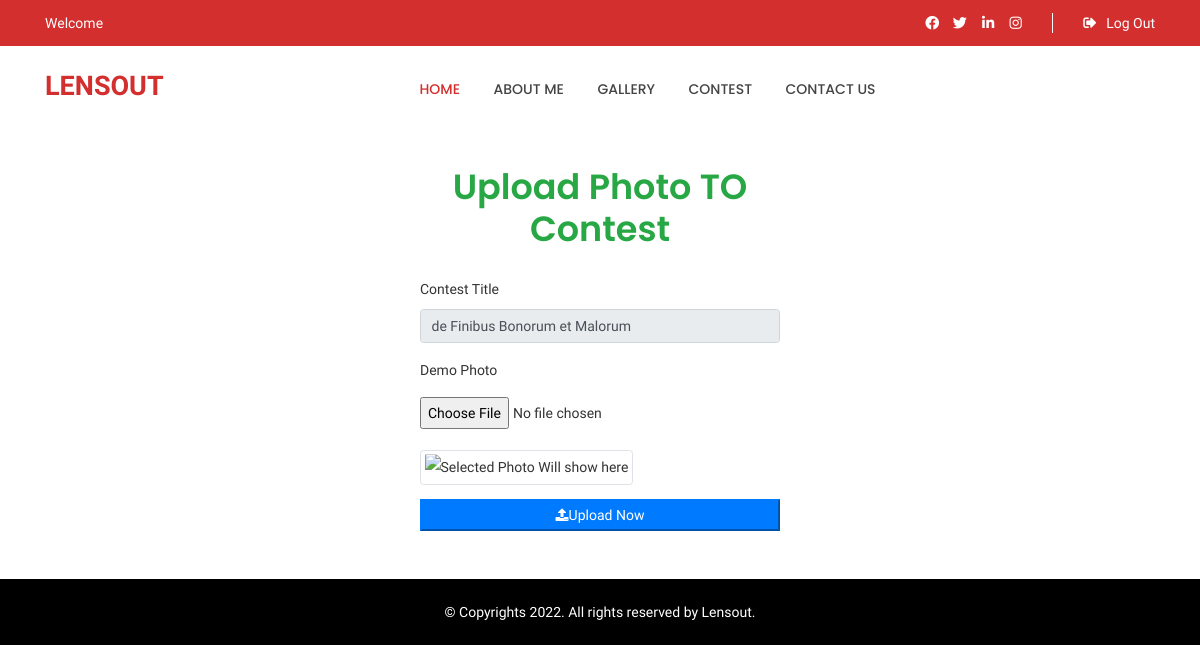
/accounts/upload/photo/5 (signed in), run on an earlier commit of the app's database.
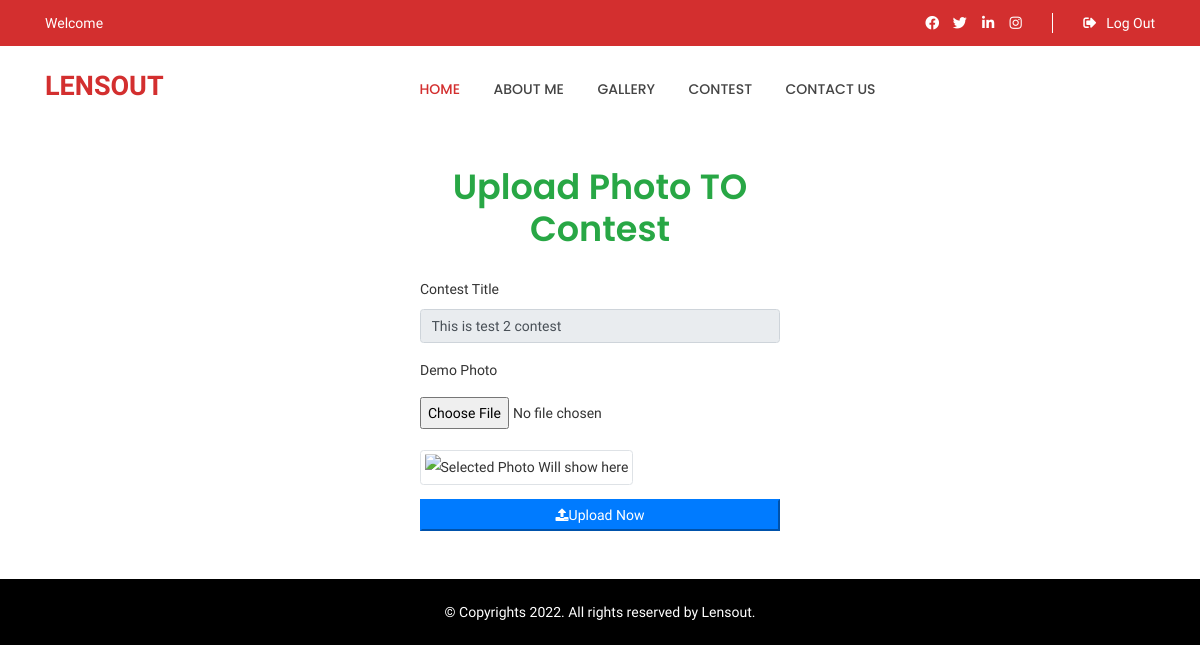
And on a later commit of the database.
### users/models.py (models this page shows, shortened)
class Contest(models.Model):
    title = models.CharField(max_length=100, blank=False)
    type=models.CharField(choices=CONTEST_TYPE,max_length=20,blank=False)
    details = models.TextField(max_length=800, blank=False)
    post_by = models.ForeignKey(User, blank=False, on_delete=models.CASCADE)
    demo_pic = models.ImageField(upload_to="Contest/", blank=False, default="2.jpg")
    start_on = models.DateField(auto_now=False, auto_now_add=False)
    start_time = models.TimeField(auto_now=False, auto_now_add=False)
    end_on = models.DateField(auto_now=False, auto_now_add=False)
    end_time = models.TimeField(auto_now=False, auto_now_add=False)
    winner_ammount = models.FloatField(blank=False)
    joined = models.ManyToManyField(User, blank=True, related_name="joined")
    contest_attends = models.ManyToManyField(ContestMaterial, blank=True)
    winner = models.ManyToManyField(User, blank=True, related_name="winner")

### users/views.py (the view)
# urls.py: path('upload/photo/<int:id>',views.UploadPhoto,name="uploadphoto"),
@login_required(login_url='login')
def UploadPhoto(request, id):
    contest = get_object_or_404(Contest, id=id)
    context = {
        'contest': contest,
    }
    if request.method == "POST":
        pic = request.FILES['photo']
        contest.contest_attends.create(
            author=request.user,
            photo=pic
        ).save()
        messages.success(request, 'Photo Upload Successfully')
        return redirect(contest.upload_absolute_url())
    else:
        return render(request, 'users/upload_photo.html', context)

### templates/users/upload_photo.html (shortened to what this page needs)
{% extends 'base.html' %}
{% block content %}
<div class="container-fluid" style="margin-top: 10%;margin-bottom: 4%;">
    <div class="col-md-4"style="margin: 0 auto;">
        <h1 class="text-center text-success">Upload Photo TO Contest</h1>
        <form method="post" enctype="multipart/form-data">{% csrf_token %}
            <div class="mb-3">
                  <label for="ct" class="form-label">Contest Title</label>
                  <input type="text" class="form-control" id="ct" value="{{ contest.title }}" readonly>
            </div>
            <div class="mb-3">
                 <label for="DemoPhoto" class="form-label">Demo Photo</label><br>
                    <input type="file" class="my-2" name="photo" id="photoFile">
            </div>
            <div class="mb-3">
                <img src="" id="preview" class="img-thumbnail" alt="Selected Photo Will show here">
            </div>
            <button type="submit" class="brn btn-primary w-100"><i class="fa fa-upload"></i>Upload Now</button>
        </form>
    </div>
</div>
{% endblock %}

What changed in the data, as far as the page shows it:
changed Contest: title "de Finibus Bonorum et Malorum" → "This is test 2 contest"
